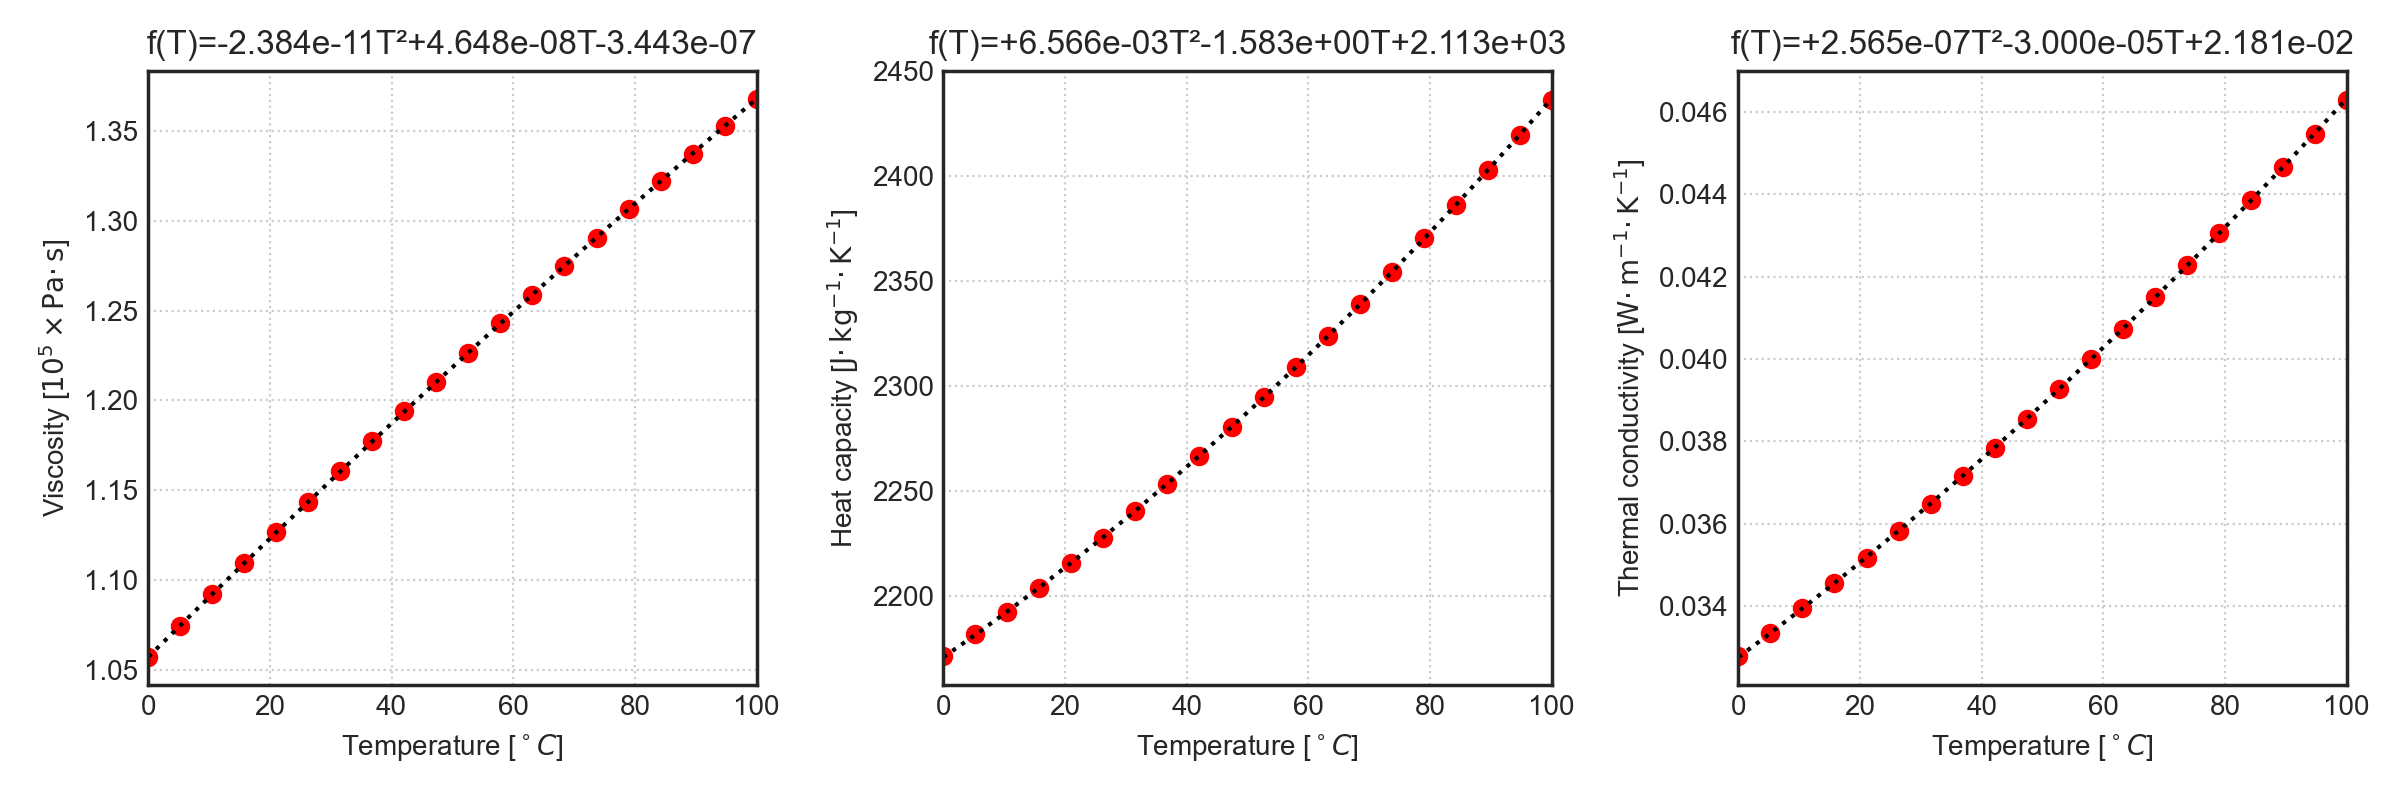

Source code (Python):
# -*- coding: utf-8 -*-
import json
import cantera as ct
import matplotlib.pyplot as plt
import numpy as np

T_min = 0.0
T_max = 100.0
num_states = 20

T = np.linspace(T_min, T_max, num_states) + 273.15
X = "CH4:1"

gas = ct.Solution("gri30.yaml", "gri30")

sol = ct.SolutionArray(gas, shape=(num_states,))
sol.TPX = T, ct.one_atm, X

TC = T - 273.15

p0 = np.polyfit(T, sol.viscosity, 2)
p1 = np.polyfit(T, sol.cp_mass, 2)
p2 = np.polyfit(T, sol.thermal_conductivity, 2)

v0 = np.polyval(p0, T)
v1 = np.polyval(p1, T)
v2 = np.polyval(p2, T)

props = {
    "viscosity": p0.tolist(),
    "cp_mass": p1.tolist(),
    "thermal_conductivity": p2.tolist()
}

with open("properties.json", "w") as fp:
    json.dump(props, fp, indent=4)

plt.close("all")
plt.style.use("seaborn-white")
plt.figure(figsize=(12, 4))

plt.subplot(131)
plt.plot(TC, sol.viscosity * 1e5, "ro")
plt.plot(TC, v0 * 1e5, "k:")
plt.title("f(T)={:+.3e}T²{:+.3e}T{:+.3e}".format(*p0))
plt.xlabel(r"Temperature [$^\circ{}C$]")
plt.ylabel(r"Viscosity [$10^5\times\mathrm{Pa\cdotp{}s}$]")
plt.grid(linestyle=":")
plt.xlim(T_min, T_max)

plt.subplot(132)
plt.plot(TC, sol.cp_mass, "ro")
plt.plot(TC, v1, "k:")
plt.title("f(T)={:+.3e}T²{:+.3e}T{:+.3e}".format(*p1))
plt.xlabel(r"Temperature [$^\circ{}C$]")
plt.ylabel(r"Heat capacity [$\mathrm{J\cdotp{}kg^{-1}\cdotp{}K^{-1}}$]")
plt.grid(linestyle=":")
plt.xlim(T_min, T_max)

plt.subplot(133)
plt.plot(TC, sol.thermal_conductivity, "ro")
plt.plot(TC, v2, "k:")
plt.title("f(T)={:+.3e}T²{:+.3e}T{:+.3e}".format(*p2))
plt.xlabel(r"Temperature [$^\circ{}C$]")
plt.ylabel(r"Thermal conductivity [$\mathrm{W\cdotp{}m^{-1}\cdotp{}K^{-1}}$]")
plt.grid(linestyle=":")
plt.xlim(T_min, T_max)

plt.tight_layout()
plt.savefig("properties.png", dpi=200)
